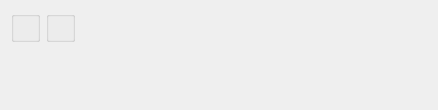
<?xml version="1.0" encoding="UTF-8"?>
<ui version="4.0">
 <comment>This file is part of the xTuple ERP: PostBooks Edition, a free and
open source Enterprise Resource Planning software suite,
Copyright (c) 1999-2011 by OpenMFG LLC, d/b/a xTuple.
It is licensed to you under the Common Public Attribution License
version 1.0, the full text of which (including xTuple-specific Exhibits)
is available at www.xtuple.com/CPAL.  By using this software, you agree
to be bound by its terms.</comment>
 <class>dspTimePhasedUsageStatisticsByItem</class>
 <widget class="QWidget" name="dspTimePhasedUsageStatisticsByItem">
  <property name="geometry">
   <rect>
    <x>0</x>
    <y>0</y>
    <width>438</width>
    <height>110</height>
   </rect>
  </property>
  <property name="windowTitle">
   <string>Time-Phased Item Usage Statistics by Item</string>
  </property>
  <layout class="QHBoxLayout" name="horizontalLayout">
   <item>
    <layout class="QVBoxLayout" name="verticalLayout">
     <property name="spacing">
      <number>0</number>
     </property>
     <item>
      <widget class="QGroupBox" name="_itemGroup">
       <property name="title">
        <string/>
       </property>
       <layout class="QGridLayout" name="gridLayout">
        <item row="0" column="0">
         <widget class="ItemCluster" name="_item">
          <property name="focusPolicy">
           <enum>Qt::StrongFocus</enum>
          </property>
         </widget>
        </item>
       </layout>
      </widget>
     </item>
     <item>
      <spacer name="verticalSpacer">
       <property name="orientation">
        <enum>Qt::Vertical</enum>
       </property>
       <property name="sizeHint" stdset="0">
        <size>
         <width>20</width>
         <height>0</height>
        </size>
       </property>
      </spacer>
     </item>
    </layout>
   </item>
   <item>
    <layout class="QVBoxLayout" name="verticalLayout_2">
     <property name="spacing">
      <number>0</number>
     </property>
     <item>
      <widget class="WarehouseGroup" name="_warehouse">
       <property name="focusPolicy">
        <enum>Qt::StrongFocus</enum>
       </property>
       <property name="title">
        <string/>
       </property>
       <property name="fixedSize">
        <bool>false</bool>
       </property>
      </widget>
     </item>
     <item>
      <spacer name="verticalSpacer_2">
       <property name="orientation">
        <enum>Qt::Vertical</enum>
       </property>
       <property name="sizeHint" stdset="0">
        <size>
         <width>20</width>
         <height>0</height>
        </size>
       </property>
      </spacer>
     </item>
    </layout>
   </item>
   <item>
    <spacer>
     <property name="orientation">
      <enum>Qt::Horizontal</enum>
     </property>
     <property name="sizeType">
      <enum>QSizePolicy::Expanding</enum>
     </property>
     <property name="sizeHint" stdset="0">
      <size>
       <width>15</width>
       <height>20</height>
      </size>
     </property>
    </spacer>
   </item>
  </layout>
 </widget>
 <layoutdefault spacing="6" margin="11"/>
 <pixmapfunction>qPixmapFromMimeSource</pixmapfunction>
 <customwidgets>
  <customwidget>
   <class>ItemCluster</class>
   <extends>QWidget</extends>
   <header>itemcluster.h</header>
  </customwidget>
  <customwidget>
   <class>WarehouseGroup</class>
   <extends>QGroupBox</extends>
   <header>warehousegroup.h</header>
  </customwidget>
 </customwidgets>
 <tabstops>
  <tabstop>_item</tabstop>
  <tabstop>_warehouse</tabstop>
 </tabstops>
 <resources/>
 <connections>
  <connection>
   <sender>_item</sender>
   <signal>newId(int)</signal>
   <receiver>_warehouse</receiver>
   <slot>findItemSites(int)</slot>
   <hints>
    <hint type="sourcelabel">
     <x>20</x>
     <y>20</y>
    </hint>
    <hint type="destinationlabel">
     <x>20</x>
     <y>20</y>
    </hint>
   </hints>
  </connection>
 </connections>
</ui>
